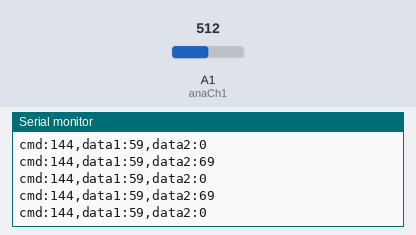
Bench run of a sketch on a simulated Arduino Nano, built with avr-gcc and run on an emulated ATmega328P. On the bench: the last lines printed to the serial monitor. Inputs (shaded band) come from the test bench; at power-on: A1 (anaCh1) = 512.

Above: at 1.2 s.
1.3 s: A1 (anaCh1) set to 716
At 1.9 s:
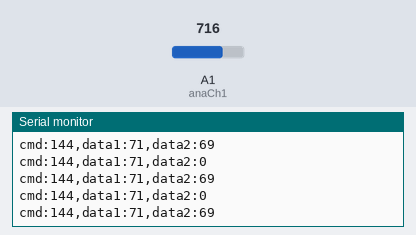
2.8 s: A1 (anaCh1) set to 900
At 3.6 s:
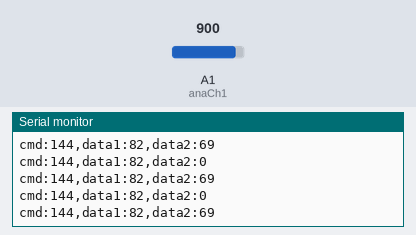
Timing chart, 0 to 5.8 s (numbered marks = the images above; inputs shaded):
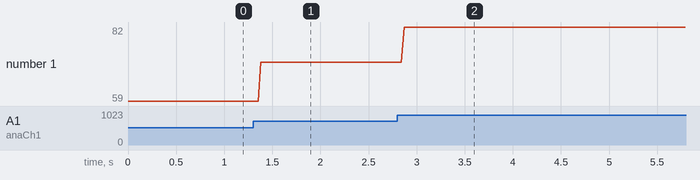

The sketch:

GREENSOUND_ANALOG2MIDI_BASE.ino
```cpp
#include <SoftwareSerial.h>

// Variables:
byte note = 0;  // The MIDI note value to be played
const int anaCh1 = A1;  // Analog input pin that the potentiometer is attached to
const int anaCh2 = A2;  // Analog input pin that the potentiometer is attached to
const int anaCh1Pitch = A3;  // Analog input pin that the potentiometer is attached to
const int anaCh1Velocity = A4;  // Analog input pin that the potentiometer is attached to
const int anaCh2Pitch = A5;  // Analog input pin that the potentiometer is attached to
const int anaCh2Velocity = A6;  // Analog input pin that the potentiometer is attached to
const int midiOutRX = 2;
const int midiOutTX = 3;
int analogValue = 0;         // value read from the pot
int i=0,samples=10;
int computed=0,audio=0,mean=0;

//software serial instantiate midiSerial object
SoftwareSerial midiSerial(midiOutRX, midiOutTX); // digital pins that we'll use for soft serial RX & TX

  void setup() {
    //  Set MIDI baud rate:
    Serial.begin(9600);
    midiSerial.begin(31250);
  }

  void loop() {
    // play notes from F#-0 (30 - 46.24Hz) to F#-5 (90 - 1479Hz):
    for (i = 0; i < samples; i ++) {
      analogValue = analogRead(anaCh1);
      mean+=analogValue;
      //analogWrite(audioOut,analogValue*0.45);
      //Serial.print("\n analog: ");
      //Serial.print(analogValue-100);
      //Serial.print((String)", mean: "+computed);
      //play notes from F#-0 (30 - 46.24Hz) to F#-5 (90 - 1479Hz):
      //Serial.print(", note: ");
      //Serial.print(note);
    }
    computed = mean/samples;
    note = map(computed, 1, 1024, 30, 90);
    audio = map (note, 30, 90, 300, 600);
    //analogWrite(audioOut,computed);
    //Note on channel 1 (0x90), some note value (note), middle velocity (0x45):
    noteOn(0x90, note, 0x45);
    //Note on channel 1 (0x90), some note value (note), silent velocity (0x00):
    noteOn(0x90, note, 0x00);
    mean=0;
  }

  //  plays a MIDI note.  Doesn't check to see that
  //  cmd is greater than 127, or that data values are  less than 127:
  void noteOn(byte cmd, byte data1, byte data2) {
    midiSerial.write(cmd);
    midiSerial.write(data1);
    midiSerial.write(data2);

    //prints the values in the serial monitor so we can see what note we're playing
    Serial.print("cmd:");
    Serial.print(cmd);
    Serial.print(",data1:");
    Serial.print(data1);
    Serial.print(",data2:");
    Serial.print(data2);
    Serial.println("");
  }
```

Measured:
- after the input at 1.3 s, the serial monitor: prints a new line after 0.08 s (image 1)
- after the input at 2.8 s, the serial monitor: prints a new line after 0.07 s (image 2)
- plotted number 1: 59 → 71 after the input at 1.3 s, 71 → 82 after the input at 2.8 s
